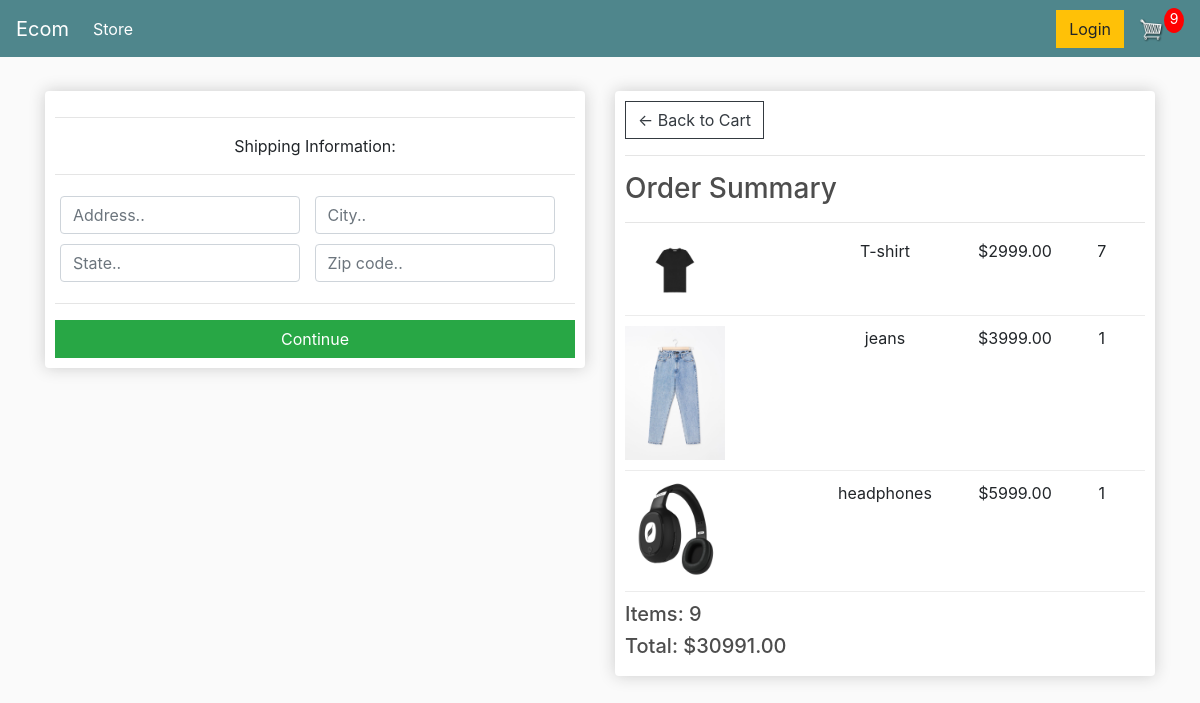
The app's page /checkout/ (signed in) with its own data.
### store/models.py (models this page shows, shortened)
class OrderItem(models.Model):
    product = models.ForeignKey(Product, on_delete=models.SET_NULL, null=True, blank=True)
    order = models.ForeignKey(Order, on_delete=models.SET_NULL, null=True, blank=True)
    quantity = models.IntegerField(default=0, null=True, blank=True)
    date_added = models.DateTimeField(auto_now_add=True)
    @property
    def get_total(self):
        total = self.product.price * self.quantity
        return total

class Product(models.Model):
    name = models.CharField(max_length=200, null=True)
    price = models.DecimalField(max_digits=7, decimal_places=2)
    digital = models.BooleanField(default=False, null=True, blank=False)
    image = models.ImageField(null=True, blank=True)
    @property
    def imageURL(self):
        try:
            url = self.image.url
        except:
            url = ''
        return url

class Order(models.Model):
    customer = models.ForeignKey(Customer, on_delete=models.SET_NULL, null=True, blank=True)
    date_ordered = models.DateTimeField(auto_now_add=True)
    complete = models.BooleanField(default=False, null=True, blank=False)
    transaction_id = models.CharField(max_length=200, null=True)
    @property
    def shipping(self):
        shipping = False
        orderitems = self.orderitem_set.all()
        for i in orderitems:
            if i.product.digital == False:
                shipping = True
        return shipping
    @property
    def get_cart_total(self):
        orderitems= self.orderitem_set.all()
        total = sum([item.get_total for item in orderitems])
        return total
    @property
    def get_cart_items(self):
        orderitems = self.orderitem_set.all()
        total = sum([item.quantity for item in orderitems])
        return total

### store/views.py (the view)
# urls.py: path('checkout/', views.checkout, name="checkout"),
def checkout(request):
     if request.user.is_authenticated:
          customer = request.user.customer
          order, created = Order.objects.get_or_create(customer=customer, complete=False)
          items = order.orderitem_set.all()
          cartItems = order.get_cart_items
     else:
          order = {'get_cart_total':0, 'get_cart_items':0,'shipping':False}
          cartItems = order['get_cart_items']
          items = []
     context = {'items': items, 'order':order,'cartItems':cartItems}
     return render(request, 'checkout.html', context)

### store/templates/checkout.html (shortened to what this page needs)
{% extends 'main.html' %}
{% load static %}
{% block content %}
<div class="row">
	<div class="col-lg-6">
		<div class="box-element" id="form-wrapper">
            <form id="form">
                <div id="shipping-info">
                    <hr>
                    <p>Shipping Information:</p>
                    <hr>
                    <div class="form-field">
                        <input class="form-control" type="text" name="address" placeholder="Address..">
                    </div>
                    <div class="form-field">
                        <input class="form-control" type="text" name="city" placeholder="City..">
                    </div>
                    <div class="form-field">
                        <input class="form-control" type="text" name="state" placeholder="State..">
                    </div>
                    <div class="form-field">
                        <input class="form-control" type="text" name="zipcode" placeholder="Zip code..">
                    </div>
                </div>
                <hr>
                <input id="form-button" class="btn btn-success btn-block" type="submit" value="Continue">
            </form>
		</div>
        <br>
	</div>
	<div class="col-lg-6">
		<div class="box-element">
            <a  class="btn btn-outline-dark" href="{% url 'cart' %}">&#x2190; Back to Cart</a>
            <hr>
            <h3>Order Summary</h3>
            <hr>
            {% for item in items %}
            <div class="cart-row">
                <div style="flex:2"><img class="row-image" src="{{item.product.imageURL}}"></div>
                <div style="flex:2"><p>{{item.product.name}}</p></div>
                <div style="flex:1"><p>${{item.product.price|floatformat:2}}</p></div>
                <div style="flex:1"><p>{{item.quantity}}</p></div>
            </div>
            {% endfor %}
            <h5>Items:   {{order.get_cart_items}}</h5>
            <h5>Total:   ${{order.get_cart_total|floatformat:2}}</h5>
        </div>
	</div>
</div>
{% endblock content %}

### static/css/main.css (style rules this page uses)
body { background-color: hsl(0, 0%, 98%); }
h1,h2,h3,h4,h5,h6 { color:hsl(0, 0%, 30%); }
.box-element { box-shadow:hsl(0, 0%, 80%) 0 0 16px; background-color: #fff; border-radius: 4px; padding: 10px; }
.col-lg-4, .col-lg-6, .col-lg-8, .col-lg-12 { margin-top: 10px; }
.btn { border-radius: 0; }
.row-image { width: 100px; }
.form-field { width:250px; display: inline-block; padding: 5px; }
.cart-row { display: flex; align-items: flex-stretch; padding-bottom: 10px; margin-bottom: 10px; border-bottom: 1px solid #ececec; }
p { text-align: center; }

### records on screen
OrderItem: product.imageURL (picture), product.name "T-shirt", product.price "2999.00", quantity "7"
OrderItem: product.imageURL (picture), product.name "jeans", product.price "3999.00", quantity "1"
OrderItem: product.imageURL (picture), product.name "headphones", product.price "5999.00", quantity "1"
Order: get_cart_items "9", get_cart_total "30991.00"

### other values on screen
{{ cartItems }} "9"
